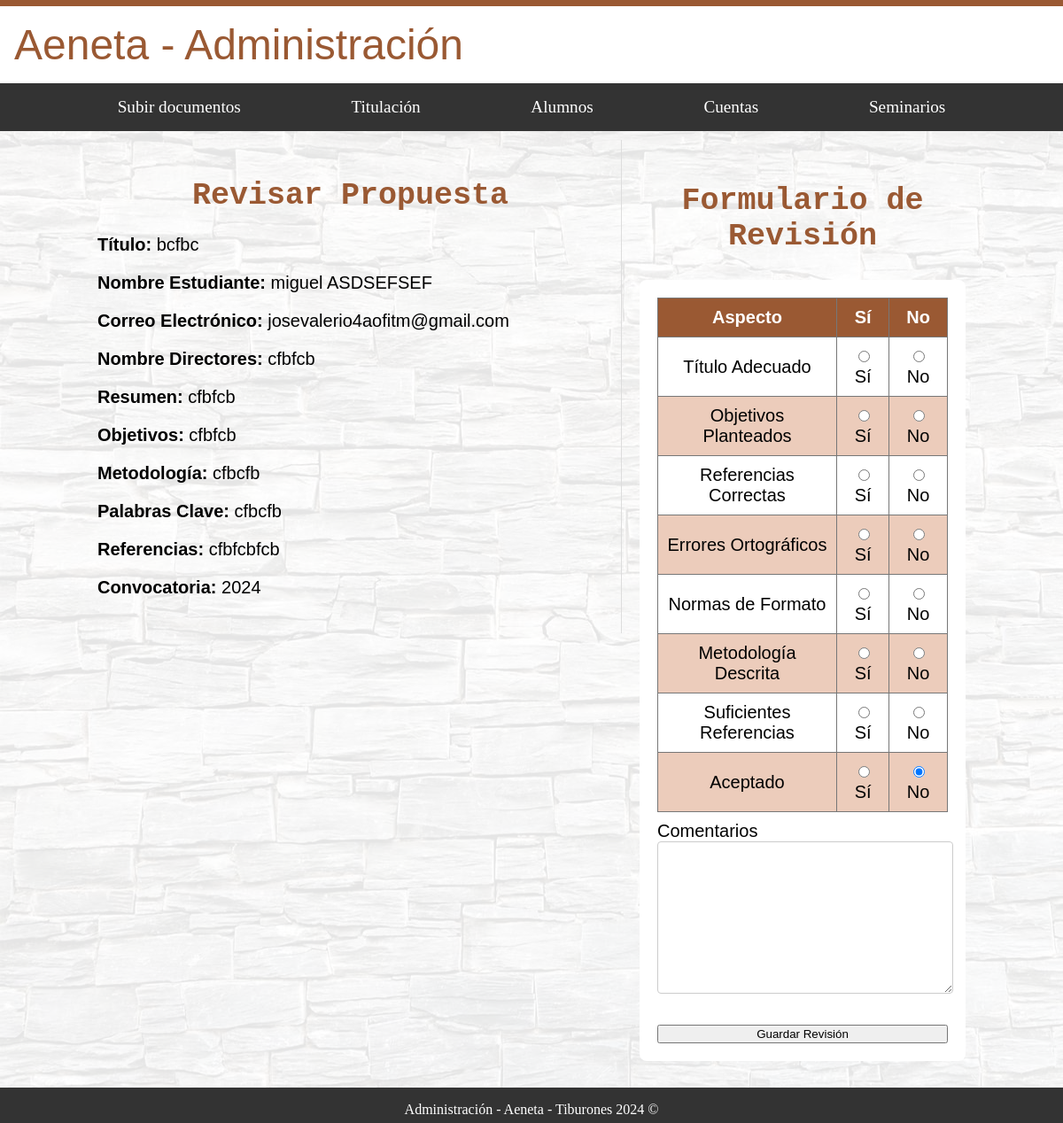
The page /administracion/alumnos/individual_revisar_p/9/ on the database its author committed.
### alumnos/models.py (models this page shows, shortened)
class DocumentoPropuestaAlumno(models.Model):
    titulo = models.CharField(max_length=255)
    nombre_estudiante = models.CharField(max_length=100)
    correo_electronico = models.EmailField()
    nombre_directores = models.CharField(max_length=255)
    resumen = models.TextField()
    objetivos = models.TextField()
    metodologia = models.TextField()
    palabras_clave = models.CharField(max_length=255)
    referencias = models.TextField()
    convocatoria = models.CharField(max_length=4, default="2024")
    enviado = models.BooleanField(default=False)
    aceptado = models.BooleanField(default=False)
    sinodales = models.BooleanField(default=False)
    alumno = models.ForeignKey(settings.AUTH_USER_MODEL, on_delete=models.CASCADE)

### administracion/models.py (models this page shows, shortened)
class RevisarPropuesta(models.Model):
    documento_alumno = models.OneToOneField('alumnos.DocumentoPropuestaAlumno', on_delete=models.CASCADE)
    revisado = models.BooleanField(default=False)
    titulo_adecuado = models.BooleanField(null=True, blank=True)
    objetivos_planteados = models.BooleanField(null=True, blank=True)
    referencias_correctas = models.BooleanField(null=True, blank=True)
    errores_ortograficos = models.BooleanField(null=True, blank=True)
    normas_formato = models.BooleanField(null=True, blank=True)
    metodologia_descrita = models.BooleanField(null=True, blank=True)
    suficientes_referencias = models.BooleanField(null=True, blank=True)
    comentarios = models.TextField(null=True, blank=True)
    aceptado = models.BooleanField(default=False)

### administracion/views.py (the view, shortened to what this page needs)
# urls.py: path('alumnos/individual_revisar_p/<int:pk>/', AdministracionDocumentosIndividualAlumnos.as_view(), name='individual_revisar_p'),
class AdministracionDocumentosIndividualAlumnos(TemplateView):
    template_name = 'administracion/alumnos/individual_revisar_p.html'
    def get(self, request, *args, **kwargs):
        propuesta = get_object_or_404(DocumentoPropuestaAlumno, pk=kwargs['pk'])
        revisar_propuesta, created = RevisarPropuesta.objects.get_or_create(documento_alumno=propuesta)
        form = RevisarPropuestaForm(instance=revisar_propuesta)
        return self.render_to_response({'propuesta': propuesta, 'form': form})

### administracion/forms.py
class RevisarPropuestaForm(forms.ModelForm):
    class Meta:
        model = RevisarPropuesta
        fields = [
            'titulo_adecuado', 'objetivos_planteados', 'referencias_correctas',
            'errores_ortograficos', 'normas_formato', 'metodologia_descrita',
            'suficientes_referencias', 'comentarios', 'aceptado'
        ]
        widgets = {
            'titulo_adecuado': forms.RadioSelect(choices=[(True, 'Sí'), (False, 'No')]),
            'objetivos_planteados': forms.RadioSelect(choices=[(True, 'Sí'), (False, 'No')]),
            'referencias_correctas': forms.RadioSelect(choices=[(True, 'Sí'), (False, 'No')]),
            'errores_ortograficos': forms.RadioSelect(choices=[(True, 'Sí'), (False, 'No')]),
            'normas_formato': forms.RadioSelect(choices=[(True, 'Sí'), (False, 'No')]),
            'metodologia_descrita': forms.RadioSelect(choices=[(True, 'Sí'), (False, 'No')]),
            'suficientes_referencias': forms.RadioSelect(choices=[(True, 'Sí'), (False, 'No')]),
            'aceptado': forms.RadioSelect(choices=[(True, 'Sí'), (False, 'No')]),
        }

### administracion/templates/administracion/alumnos/individual_revisar_p.html (shortened to what this page needs)
{% extends "base_generic_Administracion.html" %}
{% block content %}
<div id="fondo">
  <div class="contenedor_principal letra_texto">
    <div class="revisar_pr">
      <h1 class="letra_titulos">Revisar Propuesta</h1>
    <p><strong>Título:</strong> {{ propuesta.titulo }}</p>
    <p><strong>Nombre Estudiante:</strong> {{ propuesta.nombre_estudiante }}</p>
    <p><strong>Correo Electrónico:</strong> {{ propuesta.correo_electronico }}</p>
    <p><strong>Nombre Directores:</strong> {{ propuesta.nombre_directores }}</p>
    <p><strong>Resumen:</strong> {{ propuesta.resumen }}</p>
    <p><strong>Objetivos:</strong> {{ propuesta.objetivos }}</p>
    <p><strong>Metodología:</strong> {{ propuesta.metodologia }}</p>
    <p><strong>Palabras Clave:</strong> {{ propuesta.palabras_clave }}</p>
    <p><strong>Referencias:</strong> {{ propuesta.referencias }}</p>
    <p><strong>Convocatoria:</strong> {{ propuesta.convocatoria }}</p>
    </div>
    <div class="evaluacion">
      <h2 class="letra_titulos">Formulario de Revisión</h2>
    <form method="post">
      <table>
        <thead>
          <tr>
            <th>Aspecto</th>
            <th>Sí</th>
            <th>No</th>
          </tr>
        </thead>
        <tbody>
          <tr>
            <td>Título Adecuado</td>
            <td>{{ form.titulo_adecuado.0 }}</td>
            <td>{{ form.titulo_adecuado.1 }}</td>
          </tr>
          <tr>
            <td>Objetivos Planteados</td>
            <td>{{ form.objetivos_planteados.0 }}</td>
            <td>{{ form.objetivos_planteados.1 }}</td>
          </tr>
          <tr>
            <td>Referencias Correctas</td>
            <td>{{ form.referencias_correctas.0 }}</td>
            <td>{{ form.referencias_correctas.1 }}</td>
          </tr>
          <tr>
            <td>Errores Ortográficos</td>
            <td>{{ form.errores_ortograficos.0 }}</td>
            <td>{{ form.errores_ortograficos.1 }}</td>
          </tr>
          <tr>
            <td>Normas de Formato</td>
            <td>{{ form.normas_formato.0 }}</td>
            <td>{{ form.normas_formato.1 }}</td>
          </tr>
          <tr>
            <td>Metodología Descrita</td>
            <td>{{ form.metodologia_descrita.0 }}</td>
            <td>{{ form.metodologia_descrita.1 }}</td>
          </tr>
          <tr>
            <td>Suficientes Referencias</td>
            <td>{{ form.suficientes_referencias.0 }}</td>
            <td>{{ form.suficientes_referencias.1 }}</td>
          </tr>
          <tr>
            <td>Aceptado</td>
            <td>{{ form.aceptado.0 }}</td>
            <td>{{ form.aceptado.1 }}</td>
          </tr>
        </tbody>
      </table>
      <div>
        <label for="comentarios">Comentarios</label>
        {{ form.comentarios }}
      </div>
      <button type="submit">Guardar Revisión</button>
    </form>
    </div>
  </div>
</div>
{% endblock %}

### administracion/static/styles/home_administracion.css (style rules this page uses)
html { margin: 0; padding: 0; overflow-x: hidden; box-sizing: border-box; }
.header-flex-container, #fondo, footer { width: 100%; max-width: 100%; box-sizing: border-box; }
body { margin: 0; padding: 0; min-height: 100vh; display: flex; flex-direction: column; }
.header-flex-container, #fondo, footer { width: 100%; }
#fondo { position: relative; flex: 1; display: flex; flex-direction: column; justify-content: center; }
#fondo::before { content: ''; background-image: url('/static/image_admin/fondos_admin/Fondo.jpg'); opacity: 0.1; top: 0; left: 0; bottom: 0; right: 0; position: absolute; z-index: -1; }
.contenedor_principal { position: relative; margin: auto; width: 85%; z-index: 2; padding: 10px; }
.letra_titulos { font-family: monospace; color: #9A5933; font-size: 35px; text-align: center; }
.letra_texto { font-family: sans-serif; color: black; font-size: 20px; text-align: justify; }

### administracion/static/styles/subirDoc.css (style rules this page uses)
.contenedor_principal { position: relative; margin: auto; width: 85%; z-index: 2; padding: 10px; }
.letra_titulos { font-family: monospace; color: #9A5933; font-size: 35px; text-align: center; }
.letra_texto { font-family: sans-serif; color: black; font-size: 20px; text-align: justify; }
form { display: grid; grid-gap: 10px; padding: 20px; border-radius: 8px; background-color: #fff; }
label { margin-bottom: 5px; }
input[type="text"], input[type="date"], input[type="file"], select, textarea { width: 95%; padding: 10px; margin-bottom: 20px; border: 1px solid #ccc; border-radius: 4px; }

### administracion/static/styles/alumno.css (style rules this page uses)
table { width: 100%; border-collapse: collapse; background-color: white; }
table th, table td { border: 1px solid #777777; padding: 10px; text-align: center; }
thead th { background-color: #9A5933; color: #fff; }
tbody tr:nth-child(even) { background-color: #ecccbb; }

### administracion/templates/administracion/alumnos/individual_revisar_p.html (style rules this page uses)
.revisar_pr, .evaluacion { float: left; padding: 20px; box-sizing: border-box; }
.revisar_pr { width: 60%; border-right: 1px solid #ddd; }
.evaluacion { width: 40%; }

### rows shown on the page
DocumentoPropuestaAlumno: titulo "bcfbc", nombre_estudiante "miguel ASDSEFSEF", correo_electronico "josevalerio4aofitm@gmail.com", nombre_directores "cfbfcb", resumen "cfbfcb", objetivos "cfbfcb", metodologia "cfbcfb", palabras_clave "cfbcfb", referencias "cfbfcbfcb", convocatoria "2024"
